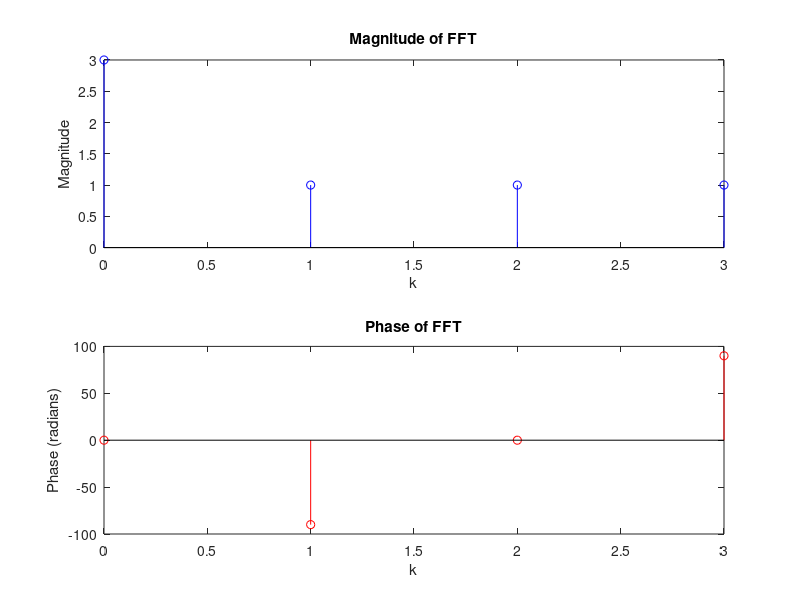

Source code (MATLAB):
x = [1, 1, 1, 0]; 
X_fft = fft(x);
N=length(x);
disp('FFT of the sequence:');
disp(X_fft);
figure;
subplot(2,1,1);
stem((0:N-1), abs(X_fft), 'b');
title('Magnitude of FFT');
xlabel('k');
ylabel('Magnitude');
disp('magnitude response');
disp(abs(X_fft));
phase_radians = angle(X_fft);
phase_degrees = rad2deg(phase_radians);
subplot(2,1,2);
stem((0:N-1), phase_degrees, 'r');
title('Phase of FFT');
xlabel('k');
ylabel('Phase (radians)');
disp('phase response');
disp(phase_degrees);
